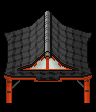

Rendered tile map (Tiled .tmx) drawn with the repository's tilesets; below, a short description and the full map source, tile grids included:
An orthogonal 6x7 tile map with 16x16 px tiles, 1 tile layer (AlwaysFront).

<map version="1.10" tiledversion="1.11.2" orientation="orthogonal" renderorder="right-down" compressionlevel="0" width="6" height="7" tilewidth="16" tileheight="16" infinite="0" nextlayerid="8" nextobjectid="1">
 <tileset firstgid="1" source="master_canopies.tsx" /><layer id="5" name="AlwaysFront" width="6" height="7">
  <data encoding="csv">
25,26,27,28,29,30,
79,80,81,82,83,84,
133,134,135,136,137,138,
187,188,189,190,191,192,
241,242,243,244,245,246,
295,296,297,298,299,300,
349,350,351,352,353,354
</data>
 </layer>
</map>
